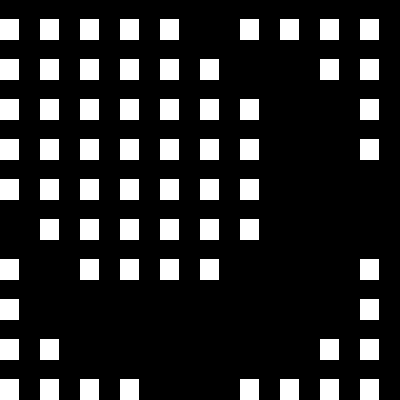

Below is a game level as drawn by its tile map, then a one-line description and the .tmx that defines it (tile-layer data replaced by summaries):
An orthogonal 10x10 tile map with 40x40 px tiles, 1 tile layer (Layer 1).

<map version="1.0" orientation="orthogonal" width="10" height="10" tilewidth="40" tileheight="40">
 <tileset firstgid="1" name="texture" tilewidth="40" tileheight="40" spacing="4" margin="4">
  <image source="texture.png" />
 </tileset>
 <layer name="Layer 1" width="10" height="10">
  <data>[100 cells, 66 non-empty, 1 distinct tile ids]</data>
 </layer>
</map>
